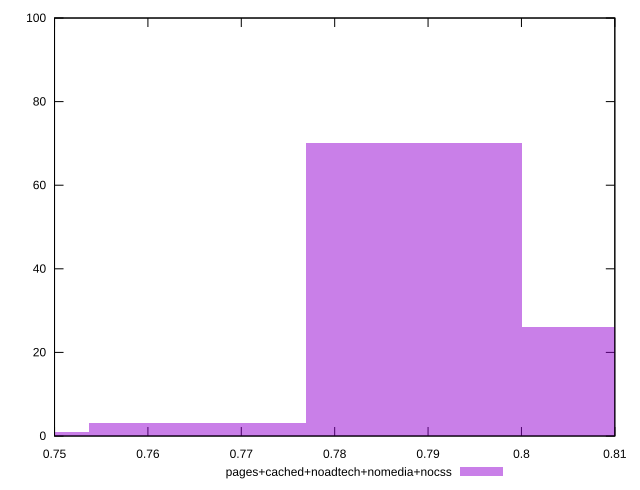

Generate this figure with gnuplot:
reset

$pagesCachedNoadtechNomediaNocss <<EOF
0.7653139191210563 3
0.7885052500035125 70
0.7421225882386 1
0.8116965808859687 26
EOF

set key outside below
set boxwidth 0.02319133088245625
set xrange [0.75:0.81]
set yrange [0:100]
set trange [0:100]
set style fill transparent solid 0.5 noborder
set terminal svg size 640, 490 enhanced background rgb 'white'
set output "report_00017_2021-02-10T15-08-03.406Z/meta/score/comparison/histogram/4_vs_5.svg"

plot $pagesCachedNoadtechNomediaNocss title "pages+cached+noadtech+nomedia+nocss" with boxes

reset
